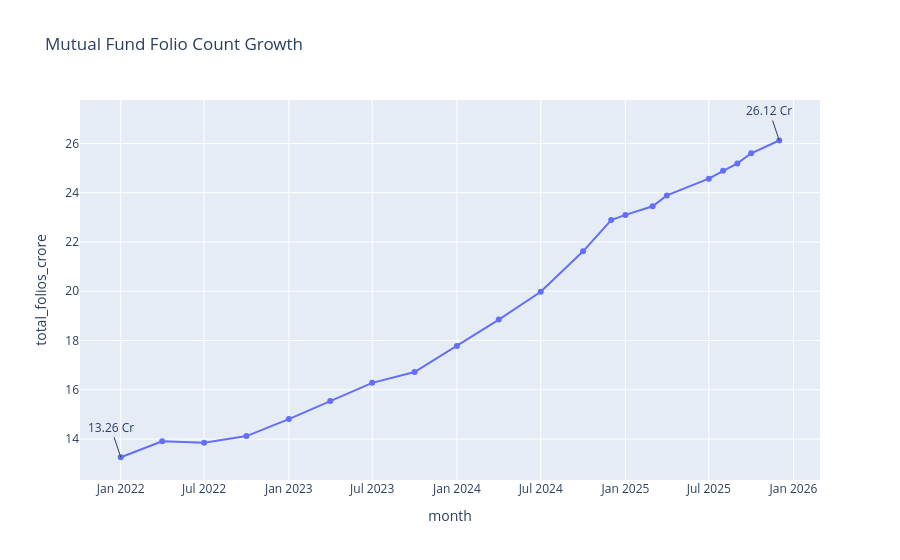

This figure's notebook cell:
### Code cell
fig = px.line(
    folio,
    x="month",
    y="total_folios_crore",
    markers=True,
    title="Mutual Fund Folio Count Growth"
)

fig.add_annotation(x="2022-01-01", y=13.26, text="13.26 Cr", showarrow=True)
fig.add_annotation(x="2025-12-01", y=26.12, text="26.12 Cr", showarrow=True)

fig.write_image("../charts/10_folio_growth.png")
fig.show()

### Figure 1 — Plotly figure (JSON) as saved in the notebook; plotly's stock layout.template omitted (floating-point values rounded to 4 significant figures)
{"data": [{"hovertemplate": "month=%{x}<br>total_folios_crore=%{y}<extra></extra>", "legendgroup": "", "line": {"color": "#636efa", "dash": "solid"}, "marker": {"symbol": "circle"}, "mode": "lines+markers", "name": "", "orientation": "v", "showlegend": false, "type": "scatter", "x": ["2022-01-01T00:00:00", "2022-04-01T00:00:00", "2022-07-01T00:00:00", "2022-10-01T00:00:00", "2023-01-01T00:00:00", "2023-04-01T00:00:00", "2023-07-01T00:00:00", "2023-10-01T00:00:00", "2024-01-01T00:00:00", "2024-04-01T00:00:00", "2024-07-01T00:00:00", "2024-10-01T00:00:00", "2024-12-01T00:00:00", "2025-01-01T00:00:00", "2025-03-01T00:00:00", "2025-04-01T00:00:00", "2025-07-01T00:00:00", "2025-08-01T00:00:00", "2025-09-01T00:00:00", "2025-10-01T00:00:00", "2025-12-01T00:00:00"], "xaxis": "x", "y": [13.26, 13.91, 13.85, 14.12, 14.81, 15.54, 16.28, 16.72, 17.78, 18.85, 19.98, 21.62, 22.89, 23.1, 23.45, 23.89, 24.57, 24.89, 25.19, 25.6, 26.12], "yaxis": "y"}], "layout": {"annotations": [{"showarrow": true, "text": "13.26 Cr", "x": "2022-01-01", "y": 13.26}, {"showarrow": true, "text": "26.12 Cr", "x": "2025-12-01", "y": 26.12}], "legend": {"tracegroupgap": 0}, "title": {"text": "Mutual Fund Folio Count Growth"}, "xaxis": {"anchor": "y", "domain": [0, 1], "title": {"text": "month"}}, "yaxis": {"anchor": "x", "domain": [0, 1], "title": {"text": "total_folios_crore"}}}}
